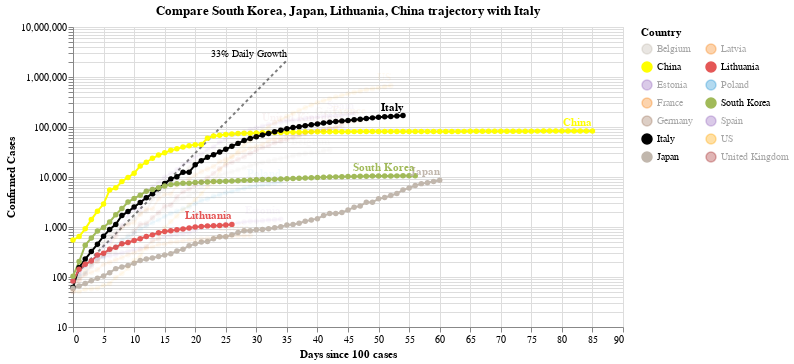

Notebook code for this chart:
### Code cell
#hide_input
chart3 = make_since_chart(['South Korea', 'Japan', 'Lithuania', 'China'])
chart3

### Figure 1 — Vega-Lite specification as saved in the notebook (floating-point values rounded to 4 significant figures; data arrays with more than 128 entries replaced by an {"elided": "..."} marker saying what was removed)
{"config": {"view": {"continuousWidth": 400, "continuousHeight": 300}}, "layer": [{"mark": {"type": "line", "color": "black", "opacity": 0.5, "strokeDash": [3, 3]}, "encoding": {"x": {"type": "quantitative", "field": "Days since 100 cases"}, "y": {"type": "quantitative", "field": "Confirmed Cases"}}}, {"mark": {"type": "text", "align": "right", "dy": -6, "fontSize": 10, "text": "33% Daily Growth"}, "encoding": {"x": {"type": "quantitative", "field": "Days since 100 cases"}, "y": {"type": "quantitative", "field": "Confirmed Cases"}}, "transform": [{"filter": "(datum['Days since 100 cases'] >= 35)"}]}, {"data": {"name": "data-85e415b6bcc398bff5412e569879ef34"}, "mark": {"type": "line", "point": true}, "encoding": {"color": {"type": "nominal", "field": "Country", "legend": {"columns": 2}, "scale": {"domain": ["Belgium", "China", "Estonia", "France", "Germany", "Italy", "Japan", "Latvia", "Lithuania", "Poland", "South Korea", "Spain", "US", "United Kingdom"], "range": ["#C1B7AD", "yellow", "#9467bd", "#F58518", "#9D755D", "black", "#C1B7AD", "#F58518", "#E45756", "#2495D3", "#A1BA59", "#9467bd", "orange", "brown"]}}, "opacity": {"condition": {"value": 1, "selection": "selector001"}, "value": 0.05}, "tooltip": [{"type": "nominal", "field": "Country"}, {"type": "temporal", "field": "Date"}, {"type": "quantitative", "field": "Confirmed Cases"}, {"type": "quantitative", "field": "Days since 100 cases"}], "x": {"type": "quantitative", "field": "Days since 100 cases"}, "y": {"type": "quantitative", "field": "Confirmed Cases", "scale": {"type": "log"}}}, "selection": {"selector001": {"type": "multi", "fields": ["Country"], "bind": "legend", "init": [{"Country": "South Korea"}, {"Country": "Japan"}, {"Country": "Lithuania"}, {"Country": "China"}, {"Country": "Italy"}]}}, "width": 550}, {"data": {"name": "data-85e415b6bcc398bff5412e569879ef34"}, "mark": {"type": "text", "align": "right", "dy": -8, "fontWeight": "bold"}, "encoding": {"color": {"type": "nominal", "field": "Country", "legend": {"columns": 2}, "scale": {"domain": ["Belgium", "China", "Estonia", "France", "Germany", "Italy", "Japan", "Latvia", "Lithuania", "Poland", "South Korea", "Spain", "US", "United Kingdom"], "range": ["#C1B7AD", "yellow", "#9467bd", "#F58518", "#9D755D", "black", "#C1B7AD", "#F58518", "#E45756", "#2495D3", "#A1BA59", "#9467bd", "orange", "brown"]}}, "opacity": {"condition": {"value": 1, "selection": "selector001"}, "value": 0.05}, "text": {"type": "nominal", "field": "Country"}, "tooltip": [{"type": "nominal", "field": "Country"}, {"type": "temporal", "field": "Date"}, {"type": "quantitative", "field": "Confirmed Cases"}, {"type": "quantitative", "field": "Days since 100 cases"}], "x": {"type": "quantitative", "field": "Days since 100 cases"}, "y": {"type": "quantitative", "field": "Confirmed Cases", "scale": {"type": "log"}}}, "transform": [{"filter": "(datum['Date'] >= 1586995200000)"}], "width": 550}], "data": {"name": "data-c1a3bbf4dd040f2e7e8e7a69520e3c2a"}, "title": "Compare South Korea, Japan, Lithuania, China trajectory with Italy", "$schema": "https://vega.github.io/schema/vega-lite/v4.0.2.json", "datasets": {"data-c1a3bbf4dd040f2e7e8e7a69520e3c2a": [{"Days since 100 cases": 0, "Confirmed Cases": 100.0}, {"Days since 100 cases": 1, "Confirmed Cases": 133.0}, {"Days since 100 cases": 2, "Confirmed Cases": 176.9}, {"Days since 100 cases": 3, "Confirmed Cases": 235.3}, {"Days since 100 cases": 4, "Confirmed Cases": 312.9}, {"Days since 100 cases": 5, "Confirmed Cases": 416.2}, {"Days since 100 cases": 6, "Confirmed Cases": 553.5}, {"Days since 100 cases": 7, "Confirmed Cases": 736.1}, {"Days since 100 cases": 8, "Confirmed Cases": 979.1}, {"Days since 100 cases": 9, "Confirmed Cases": 1302.0}, {"Days since 100 cases": 10, "Confirmed Cases": 1732.0}, {"Days since 100 cases": 11, "Confirmed Cases": 2303.0}, {"Days since 100 cases": 12, "Confirmed Cases": 3064.0}, {"Days since 100 cases": 13, "Confirmed Cases": 4074.0}, {"Days since 100 cases": 14, "Confirmed Cases": 5419.0}, {"Days since 100 cases": 15, "Confirmed Cases": 7207.0}, {"Days since 100 cases": 16, "Confirmed Cases": 9586.0}, {"Days since 100 cases": 17, "Confirmed Cases": 12750.0}, {"Days since 100 cases": 18, "Confirmed Cases": 16960.0}, {"Days since 100 cases": 19, "Confirmed Cases": 22550.0}, {"Days since 100 cases": 20, "Confirmed Cases": 29990.0}, {"Days since 100 cases": 21, "Confirmed Cases": 39890.0}, {"Days since 100 cases": 22, "Confirmed Cases": 53060.0}, {"Days since 100 cases": 23, "Confirmed Cases": 70560.0}, {"Days since 100 cases": 24, "Confirmed Cases": 93850.0}, {"Days since 100 cases": 25, "Confirmed Cases": 124800.0}, {"Days since 100 cases": 26, "Confirmed Cases": 166000.0}, {"Days since 100 cases": 27, "Confirmed Cases": 220800.0}, {"Days since 100 cases": 28, "Confirmed Cases": 293700.0}, {"Days since 100 cases": 29, "Confirmed Cases": 390600.0}, {"Days since 100 cases": 30, "Confirmed Cases": 519500.0}, {"Days since 100 cases": 31, "Confirmed Cases": 690900.0}, {"Days since 100 cases": 32, "Confirmed Cases": 918900.0}, {"Days since 100 cases": 33, "Confirmed Cases": 1222000.0}, {"Days since 100 cases": 34, "Confirmed Cases": 1625000.0}, {"Days since 100 cases": 35, "Confirmed Cases": 2162000.0}], "data-85e415b6bcc398bff5412e569879ef34": {"elided": "671 records"}}}
